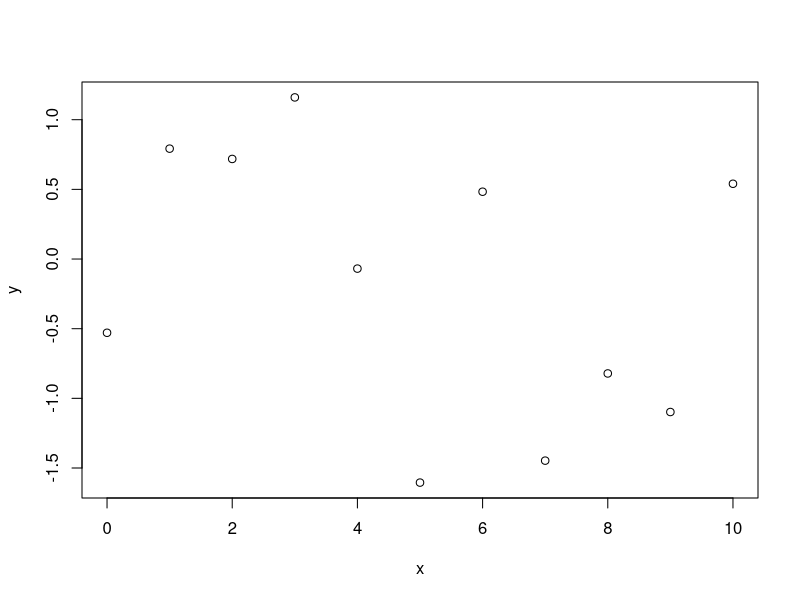

Here is the R script that generated this plot:
x <- seq(0, 10)
y <- rnorm(11)
plot_1 <- plot(y~x)
#after plotting claculate a linear model
m_1 <- lm(y ~ x)
summary(m_1)
#This is different